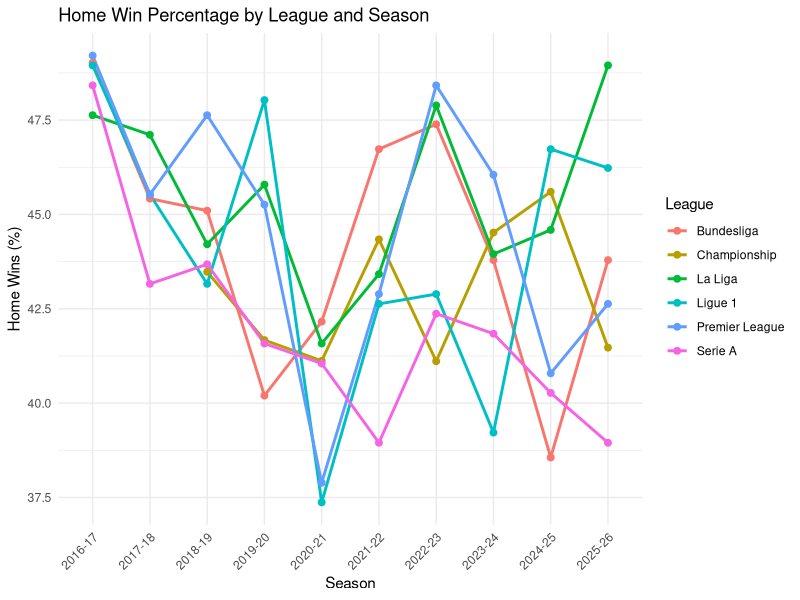

This figure's R source:
# 导入足球比赛数据
football <- read.csv("football_results_2016_2026.csv")

# 查看前六行数据
head(football)

# 查看数据结构
str(football)

# 查看数据有多少行和多少列
dim(football)
# 查看所有列名
names(football)

# 查看前六行数据
head(football)

# 查看每一列的数据类型
str(football)
# 检查每一列有多少个缺失值
colSums(is.na(football))

# 查看每个联赛有多少条比赛记录
table(football$league)

# 查看每个赛季有多少条比赛记录
table(football$season)
# 删除全场比分缺失的比赛
football_clean <- subset(
  football,
  !is.na(home_goals) & !is.na(away_goals)
)

# 判断每场比赛是否由主队获胜
football_clean$home_win <- football_clean$home_goals >
  football_clean$away_goals

# 按联赛计算主场获胜比例
home_win_by_league <- aggregate(
  home_win ~ league,
  data = football_clean,
  FUN = mean
)

# 转换成百分比
home_win_by_league$home_win_percentage <-
  round(home_win_by_league$home_win * 100, 2)

# 显示结果
home_win_by_league
# 按赛季和联赛计算主场获胜比例
home_win_by_season <- aggregate(
  home_win ~ season + league,
  data = football_clean,
  FUN = mean
)

# 转换为百分比
home_win_by_season$home_win_percentage <-
  round(home_win_by_season$home_win * 100, 2)

# 查看结果
head(home_win_by_season, 12)
# 加载绘图包
library(ggplot2)

# 绘制各联赛每个赛季的主场获胜比例
ggplot(
  home_win_by_season,
  aes(
    x = season,
    y = home_win_percentage,
    color = league,
    group = league
  )
) +
  geom_line(linewidth = 1) +
  geom_point(size = 2) +
  labs(
    title = "Home Win Percentage by League and Season",
    x = "Season",
    y = "Home Wins (%)",
    color = "League"
  ) +
  theme_minimal() +
  theme(
    axis.text.x = element_text(angle = 45, hjust = 1)
  )
